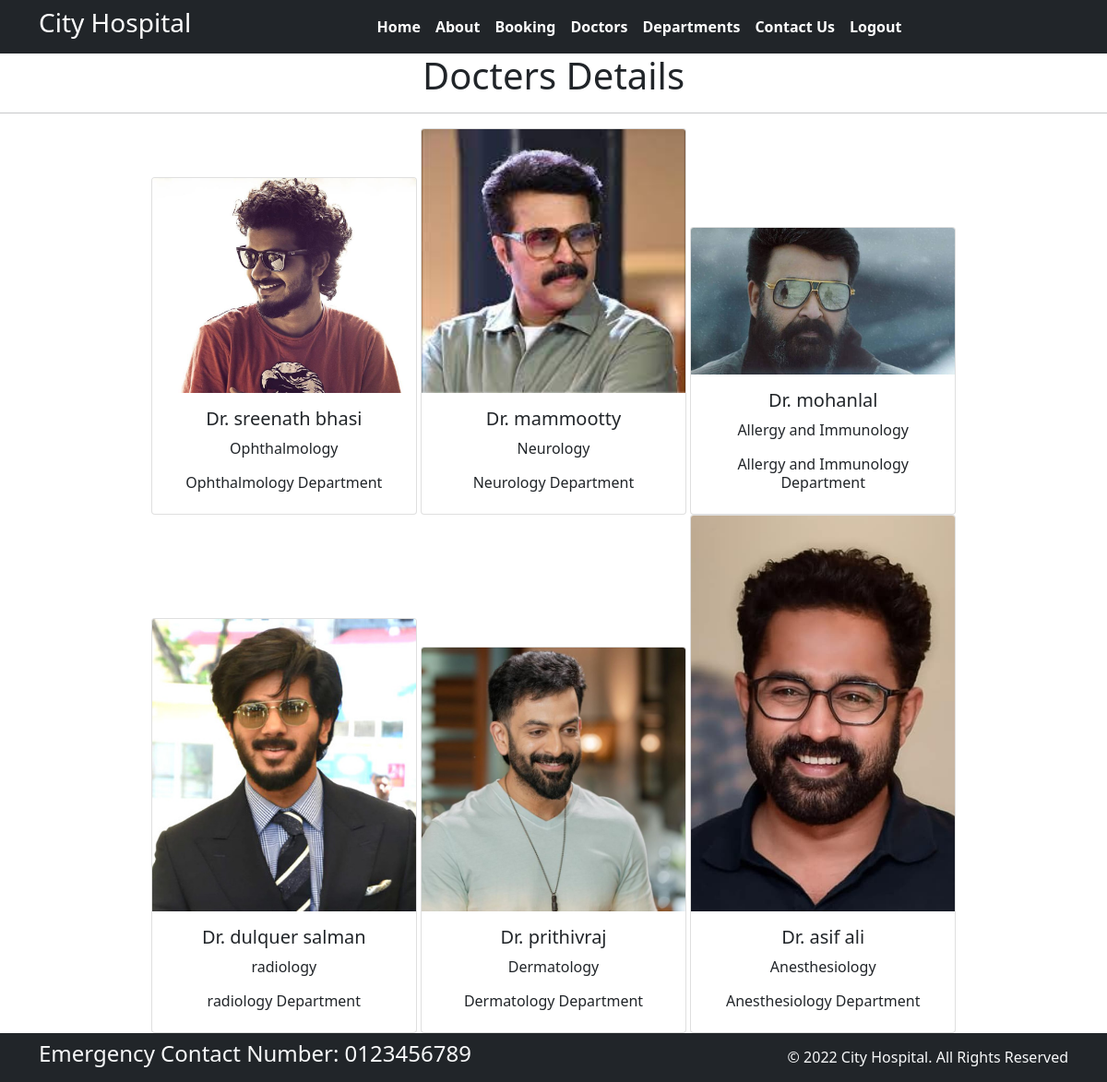
Screenshot of /docters with the database file from the repository.
### home/models.py (models this page shows, shortened)
class Docter(models.Model):
    doc_name = models.CharField(max_length=255)
    doc_spec = models.CharField(max_length=255)
    doc_dept = models.ForeignKey(Department, on_delete = models.CASCADE)
    doc_img = models.ImageField(upload_to = 'docters')

class Department(models.Model):
    dep_name = models.CharField(max_length=100)
    dep_discription = models.TextField()
    def __str__(self):
        return self.dep_name

### home/views.py (the view)
# urls.py: path('docters', views.docters, name = 'docters'),
def docters(request):
    docs = {
        'doct': Docter.objects.all()
    }
    return render(request, 'docters.html',docs)

### templates/docters.html (shortened to what this page needs)
{% extends 'base.html' %}
{% block content %}
<h1 class="text-center">Docters Details</h1>
<hr>
<div class="container text-center">
    {% for d in doct %}
    <div class="card text-center" style="width: 18rem; display: inline-block;">
        <img src="{{d.doc_img.url}}" class="card-img-top" alt="..">
        <div class="card-body">
          <h5 class="card-title">Dr. {{d.doc_name}}</h5>
          <p class="card-text">{{d.doc_spec}}</p>
          <h6>{{d.doc_dept}} Department</h6>
        </div>
      </div>
    {% endfor %}
</div>
{% endblock %}

### rows the page displays
Docter: doc_img (picture), doc_name "sreenath bhasi", doc_spec "Ophthalmology", doc_dept "Ophthalmology"
Docter: doc_img (picture), doc_name "mammootty", doc_spec "Neurology", doc_dept "Neurology"
Docter: doc_img (picture), doc_name "mohanlal", doc_spec "Allergy and Immunology", doc_dept "Allergy and Immunology"
Docter: doc_img (picture), doc_name "dulquer salman", doc_spec "radiology", doc_dept "radiology"
Docter: doc_img (picture), doc_name "prithivraj", doc_spec "Dermatology", doc_dept "Dermatology"
Docter: doc_img (picture), doc_name "asif ali", doc_spec "Anesthesiology", doc_dept "Anesthesiology"
